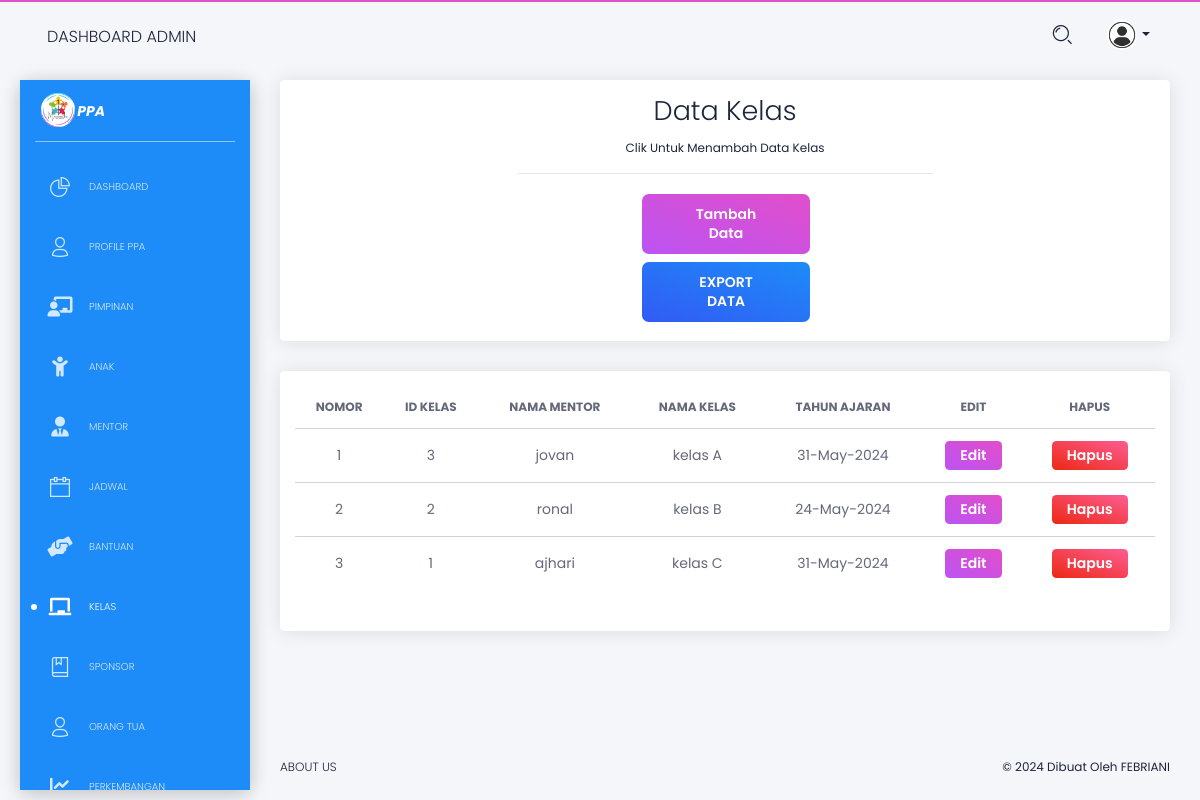
Before: /pengguna/admin/admin_data_kelas.php (signed in) with the older database file.
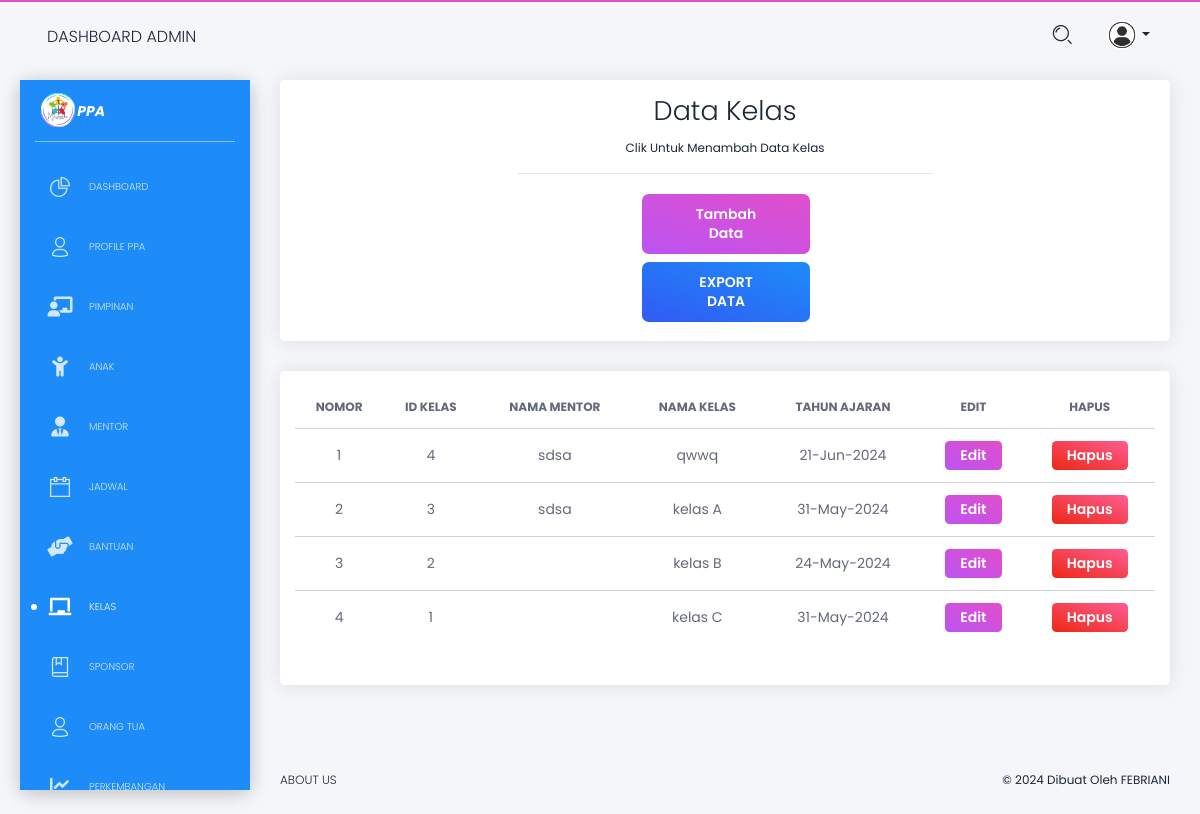
After: the same page with the newer database file.
### tables this page shows
CREATE TABLE `kelas` (
  `id_kelas` int(25) NOT NULL,
  `id_mentor` int(25) NOT NULL,
  `tahun_ajaran` varchar(150) NOT NULL,
  `nama_kelas` varchar(20) NOT NULL
);

CREATE TABLE `mentor` (
  `id_mentor` int(25) NOT NULL,
  `nama` varchar(200) NOT NULL,
  `tempat_lahir` varchar(200) NOT NULL,
  `tanggal_lahir` varchar(70) NOT NULL,
  `jk` varchar(10) NOT NULL,
  `nomor_hp` varchar(50) NOT NULL
);

### pengguna/admin/admin_data_kelas.php (the view, shortened to what the changed rows need)
<!DOCTYPE html>
<html lang="en">
<head>
    <link href="https://use.fontawesome.com/releases/v5.0.6/css/all.css" rel="stylesheet">
    <link href="../../assets/css/nucleo-icons.css" rel="stylesheet" />
    <link href="../../assets/css/black-dashboard.css?v=1.0.0" rel="stylesheet" />
    <link href="../../assets/demo/demo.css" rel="stylesheet" />
    <link rel="stylesheet" href="https://cdnjs.cloudflare.com/ajax/libs/font-awesome/6.0.0-beta3/css/all.min.css">
</head>
<body class="white-content">
    <div class="wrapper">
        <div class="main-panel">
            <div class="content">
                <div class="row">
                    <div class="col-md-12">
                        <div class="card">
                            <div class="card-body">
                                <div class="places-buttons">
                                    <div class="row">
                                        <div class="col-md-6 ml-auto mr-auto text-center">
                                            <h2 class="card-title">
                                                Data Kelas
                                            </h2>
                                        </div>
                                    </div>
                                </div>
                            </div>
                        </div>
                    </div>
                    <div class="col-md-12">
                        <div class="card ">
                            <div class="card-body">
                                <div class="table-responsive">
                                    <table class="table tablesorter " id="dataTable">
                                        <thead class=" text-primary">
                                            <tr>
                                                <th class="text-center">
                                                    Nomor
                                                </th>
                                                <th class="text-center">
                                                    ID Kelas
                                                </th>
                                                <th class="text-center">
                                                    Nama Mentor
                                                </th>
                                                <th class="text-center">
                                                    Nama kelas
                                                </th>
                                                <th class="text-center">
                                                    Tahun Ajaran
                                                </th>
                                                <th class="text-center">
                                                    Edit
                                                </th>
                                                <th class="text-center">
                                                    Hapus
                                                </th>
                                            </tr>
                                        </thead>
                                        <tbody>
                                            <?php
                                            include '../../koneksi.php';
                                            $query = "SELECT kelas.*, mentor.nama AS nama_mentor
                                            FROM kelas
                                            LEFT JOIN mentor ON kelas.id_mentor = mentor.id_mentor";
                                            $query .= " ORDER BY kelas.id_kelas DESC";
                                            $result = mysqli_query($koneksi, $query);
                                            $counter = 1;
                                            if ($result) {
                                                while ($row = mysqli_fetch_assoc($result)) {
                                                    $tl = $row['tahun_ajaran'];
                                                    $tli = date('Y-m-d', strtotime($tl));
                                                    echo "<tr>";
                                                    echo "<td class='text-center'>" . $counter . "</td>";
                                                    echo "<td class='text-center'>" . $row['id_kelas'] . "</td>";
                                                    echo "<td class='text-center'>" . $row['nama_mentor'] . "</td>";
                                                    echo "<td class='text-center'>" . $row['nama_kelas'] . "</td>";
                                                    echo "<td class='text-center'>" . $row['tahun_ajaran'] . "</td>";
                                                    echo "<td class='text-center'>
                                                                <button class='btn btn-primary btn-sm' onclick='openEditModal(
                                                                    \"" . $row['id_kelas'] . "\",
                                                                    \"" . $row['id_mentor'] . "\",
                                                                    \"" . $row['nama_kelas'] . "\",
                                                                    \"" . $tli . "\"
                                                                )'>Edit</button>
                                                            </td>";
                                                    echo "<td class='text-center'>
                                                                <button class='btn btn-danger btn-sm' onclick='hapus(\"" . $row['id_kelas'] . "\")'>Hapus</button>
                                                        </td>";
                                                    echo "</tr>";
                                                    $counter++;
                                                }
                                            } else {
                                                echo "<td class='text-center'><h3>Gagal mengambil data dari database</h3></td>";
                                            }
                                            ?>
                                        </tbody>
                                    </table>
                                </div>
                            </div>
                        </div>
                    </div>
                </div>
            </div>
        </div>
    </div>
</body>
</html>

Changed rows visible on the page:
added kelas: id_kelas "4", id_mentor.nama "sdsa", nama_kelas "qwwq", tahun_ajaran "21-Jun-2024"
changed kelas "kelas A": id_mentor.nama "jovan" → "sdsa"
shown differently, row unchanged: kelas "kelas B": id_mentor.nama "ronal" → (not shown)
shown differently, row unchanged: kelas "kelas C": id_mentor.nama "ajhari" → (not shown)
